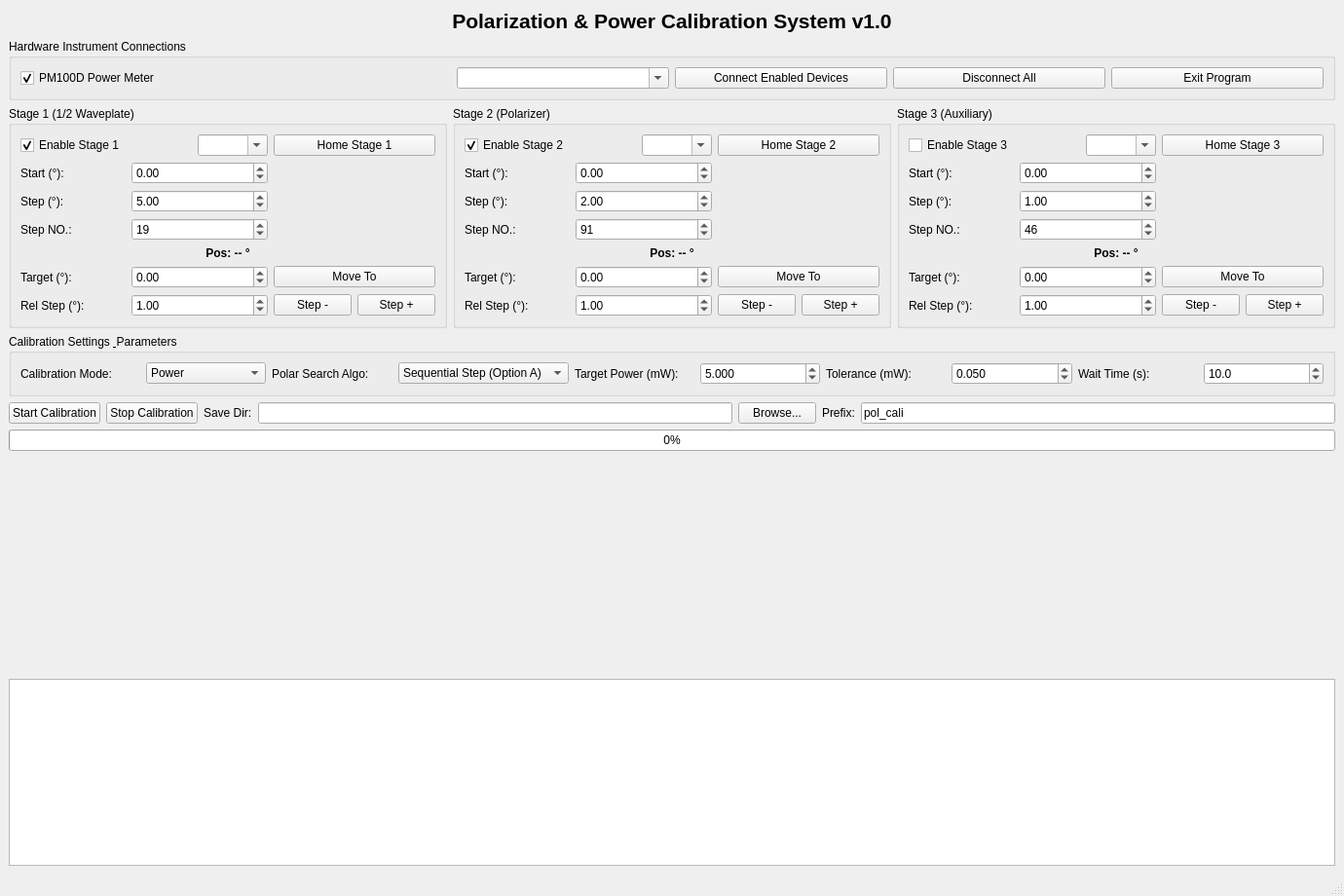
<?xml version="1.0" encoding="UTF-8"?>
<ui version="4.0">
 <class>MainWindow</class>
 <widget class="QMainWindow" name="MainWindow">
  <property name="geometry">
   <rect>
    <x>0</x>
    <y>0</y>
    <width>1380</width>
    <height>920</height>
   </rect>
  </property>
  <property name="windowTitle">
   <string>Polarization &amp; Power Calibration System v1.0</string>
  </property>
  <widget class="QWidget" name="centralwidget">
   <layout class="QVBoxLayout" name="mainLayout">
    <item>
     <widget class="QLabel" name="lbl_title">
      <property name="font">
       <font>
        <pointsize>16</pointsize>
        <bold>true</bold>
       </font>
      </property>
      <property name="text">
       <string>Polarization &amp; Power Calibration System v1.0</string>
      </property>
      <property name="alignment">
       <set>Qt::AlignCenter</set>
      </property>
     </widget>
    </item>

    <!-- Top Unified Instrument Connection Panel -->
    <item>
     <widget class="QGroupBox" name="grp_pm100d">
      <property name="title">
       <string>Hardware Instrument Connections</string>
      </property>
      <layout class="QHBoxLayout" name="layout_pm100d">
       <item>
        <widget class="QCheckBox" name="chk_pm100d_enable">
         <property name="text">
          <string>PM100D Power Meter</string>
         </property>
         <property name="checked">
          <bool>true</bool>
         </property>
        </widget>
       </item>
       <item>
        <widget class="LedIndicator" name="led_pm100d" native="true"/>
       </item>
       <item>
        <widget class="QComboBox" name="combo_pm100d_res">
         <property name="editable">
          <bool>true</bool>
         </property>
        </widget>
       </item>
       <item>
        <widget class="QPushButton" name="btn_connect_all">
         <property name="text">
          <string>Connect Enabled Devices</string>
         </property>
        </widget>
       </item>
       <item>
        <widget class="QPushButton" name="btn_disconnect_all">
         <property name="text">
          <string>Disconnect All</string>
         </property>
        </widget>
       </item>
       <item>
        <widget class="QPushButton" name="btn_exit">
         <property name="text">
          <string>Exit Program</string>
         </property>
        </widget>
       </item>
      </layout>
     </widget>
    </item>

    <!-- Side-by-Side 3 Stage Boxes Layout (Left to Right) -->
    <item>
     <layout class="QHBoxLayout" name="layout_three_stages">
      
      <!-- Stage 1 GroupBox (Left) -->
      <item>
       <widget class="QGroupBox" name="grp_stage1">
        <property name="title">
         <string>Stage 1 (1/2 Waveplate)</string>
        </property>
        <layout class="QGridLayout" name="grid_s1">
         <item row="0" column="0">
          <widget class="QCheckBox" name="chk_stage1_enable">
           <property name="text">
            <string>Enable Stage 1</string>
           </property>
           <property name="checked">
            <bool>true</bool>
           </property>
          </widget>
         </item>
         <item row="0" column="1">
          <widget class="LedIndicator" name="led_stage1" native="true"/>
         </item>
         <item row="0" column="2">
          <widget class="QComboBox" name="combo_stage1_serial">
           <property name="editable">
            <bool>true</bool>
           </property>
          </widget>
         </item>
         <item row="0" column="3" colspan="2">
          <widget class="QPushButton" name="btn_home_stage1">
           <property name="text">
            <string>Home Stage 1</string>
           </property>
          </widget>
         </item>

         <item row="1" column="0">
          <widget class="QLabel" name="lbl_s1_start">
           <property name="text">
            <string>Start (°):</string>
           </property>
          </widget>
         </item>
         <item row="1" column="1" colspan="2">
          <widget class="QDoubleSpinBox" name="spin_stage1_start">
           <property name="decimals">
            <number>2</number>
           </property>
           <property name="minimum">
            <double>-360.0</double>
           </property>
           <property name="maximum">
            <double>360.0</double>
           </property>
           <property name="value">
            <double>0.0</double>
           </property>
          </widget>
         </item>

         <item row="2" column="0">
          <widget class="QLabel" name="lbl_s1_step">
           <property name="text">
            <string>Step (°):</string>
           </property>
          </widget>
         </item>
         <item row="2" column="1" colspan="2">
          <widget class="QDoubleSpinBox" name="spin_stage1_step">
           <property name="decimals">
            <number>2</number>
           </property>
           <property name="minimum">
            <double>-360.0</double>
           </property>
           <property name="maximum">
            <double>360.0</double>
           </property>
           <property name="value">
            <double>5.0</double>
           </property>
          </widget>
         </item>

         <item row="3" column="0">
          <widget class="QLabel" name="lbl_s1_no">
           <property name="text">
            <string>Step NO.:</string>
           </property>
          </widget>
         </item>
         <item row="3" column="1" colspan="2">
          <widget class="QSpinBox" name="spin_stage1_no">
           <property name="minimum">
            <number>1</number>
           </property>
           <property name="maximum">
            <number>10000</number>
           </property>
           <property name="value">
            <number>19</number>
           </property>
          </widget>
         </item>

         <item row="4" column="0" colspan="5">
          <widget class="QLabel" name="lbl_stage1_pos">
           <property name="font">
            <font>
             <bold>true</bold>
            </font>
           </property>
           <property name="text">
            <string>Pos: -- °</string>
           </property>
           <property name="alignment">
            <set>Qt::AlignCenter</set>
           </property>
          </widget>
         </item>

         <item row="5" column="0">
          <widget class="QLabel" name="lbl_s1_goto">
           <property name="text">
            <string>Target (°):</string>
           </property>
          </widget>
         </item>
         <item row="5" column="1" colspan="2">
          <widget class="QDoubleSpinBox" name="spin_stage1_goto">
           <property name="decimals">
            <number>2</number>
           </property>
           <property name="minimum">
            <double>-360.0</double>
           </property>
           <property name="maximum">
            <double>360.0</double>
           </property>
          </widget>
         </item>
         <item row="5" column="3" colspan="2">
          <widget class="QPushButton" name="btn_stage1_goto">
           <property name="text">
            <string>Move To</string>
           </property>
          </widget>
         </item>

         <item row="6" column="0">
          <widget class="QLabel" name="lbl_s1_rel">
           <property name="text">
            <string>Rel Step (°):</string>
           </property>
          </widget>
         </item>
         <item row="6" column="1" colspan="2">
          <widget class="QDoubleSpinBox" name="spin_stage1_rel">
           <property name="decimals">
            <number>2</number>
           </property>
           <property name="value">
            <double>1.0</double>
           </property>
          </widget>
         </item>
         <item row="6" column="3">
          <widget class="QPushButton" name="btn_stage1_step_minus">
           <property name="text">
            <string>Step -</string>
           </property>
          </widget>
         </item>
         <item row="6" column="4">
          <widget class="QPushButton" name="btn_stage1_step_plus">
           <property name="text">
            <string>Step +</string>
           </property>
          </widget>
         </item>
        </layout>
       </widget>
      </item>

      <!-- Stage 2 GroupBox (Middle) -->
      <item>
       <widget class="QGroupBox" name="grp_stage2">
        <property name="title">
         <string>Stage 2 (Polarizer)</string>
        </property>
        <layout class="QGridLayout" name="grid_s2">
         <item row="0" column="0">
          <widget class="QCheckBox" name="chk_stage2_enable">
           <property name="text">
            <string>Enable Stage 2</string>
           </property>
           <property name="checked">
            <bool>true</bool>
           </property>
          </widget>
         </item>
         <item row="0" column="1">
          <widget class="LedIndicator" name="led_stage2" native="true"/>
         </item>
         <item row="0" column="2">
          <widget class="QComboBox" name="combo_stage2_serial">
           <property name="editable">
            <bool>true</bool>
           </property>
          </widget>
         </item>
         <item row="0" column="3" colspan="2">
          <widget class="QPushButton" name="btn_home_stage2">
           <property name="text">
            <string>Home Stage 2</string>
           </property>
          </widget>
         </item>

         <item row="1" column="0">
          <widget class="QLabel" name="lbl_s2_start">
           <property name="text">
            <string>Start (°):</string>
           </property>
          </widget>
         </item>
         <item row="1" column="1" colspan="2">
          <widget class="QDoubleSpinBox" name="spin_stage2_start">
           <property name="decimals">
            <number>2</number>
           </property>
           <property name="minimum">
            <double>-360.0</double>
           </property>
           <property name="maximum">
            <double>360.0</double>
           </property>
           <property name="value">
            <double>0.0</double>
           </property>
          </widget>
         </item>

         <item row="2" column="0">
          <widget class="QLabel" name="lbl_s2_step">
           <property name="text">
            <string>Step (°):</string>
           </property>
          </widget>
         </item>
         <item row="2" column="1" colspan="2">
          <widget class="QDoubleSpinBox" name="spin_stage2_step">
           <property name="decimals">
            <number>2</number>
           </property>
           <property name="minimum">
            <double>-360.0</double>
           </property>
           <property name="maximum">
            <double>360.0</double>
           </property>
           <property name="value">
            <double>2.0</double>
           </property>
          </widget>
         </item>

         <item row="3" column="0">
          <widget class="QLabel" name="lbl_s2_no">
           <property name="text">
            <string>Step NO.:</string>
           </property>
          </widget>
         </item>
         <item row="3" column="1" colspan="2">
          <widget class="QSpinBox" name="spin_stage2_no">
           <property name="minimum">
            <number>1</number>
           </property>
           <property name="maximum">
            <number>10000</number>
           </property>
           <property name="value">
            <number>91</number>
           </property>
          </widget>
         </item>

         <item row="4" column="0" colspan="5">
          <widget class="QLabel" name="lbl_stage2_pos">
           <property name="font">
            <font>
             <bold>true</bold>
            </font>
           </property>
           <property name="text">
            <string>Pos: -- °</string>
           </property>
           <property name="alignment">
            <set>Qt::AlignCenter</set>
           </property>
          </widget>
         </item>

         <item row="5" column="0">
          <widget class="QLabel" name="lbl_s2_goto">
           <property name="text">
            <string>Target (°):</string>
           </property>
          </widget>
         </item>
         <item row="5" column="1" colspan="2">
          <widget class="QDoubleSpinBox" name="spin_stage2_goto">
           <property name="decimals">
            <number>2</number>
           </property>
           <property name="minimum">
            <double>-360.0</double>
           </property>
           <property name="maximum">
            <double>360.0</double>
           </property>
          </widget>
         </item>
         <item row="5" column="3" colspan="2">
          <widget class="QPushButton" name="btn_stage2_goto">
           <property name="text">
            <string>Move To</string>
           </property>
          </widget>
         </item>

         <item row="6" column="0">
          <widget class="QLabel" name="lbl_s2_rel">
           <property name="text">
            <string>Rel Step (°):</string>
           </property>
          </widget>
         </item>
         <item row="6" column="1" colspan="2">
          <widget class="QDoubleSpinBox" name="spin_stage2_rel">
           <property name="decimals">
            <number>2</number>
           </property>
           <property name="value">
            <double>1.0</double>
           </property>
          </widget>
         </item>
         <item row="6" column="3">
          <widget class="QPushButton" name="btn_stage2_step_minus">
           <property name="text">
            <string>Step -</string>
           </property>
          </widget>
         </item>
         <item row="6" column="4">
          <widget class="QPushButton" name="btn_stage2_step_plus">
           <property name="text">
            <string>Step +</string>
           </property>
          </widget>
         </item>
        </layout>
       </widget>
      </item>

      <!-- Stage 3 GroupBox (Right) -->
      <item>
       <widget class="QGroupBox" name="grp_stage3">
        <property name="title">
         <string>Stage 3 (Auxiliary)</string>
        </property>
        <layout class="QGridLayout" name="grid_s3">
         <item row="0" column="0">
          <widget class="QCheckBox" name="chk_stage3_enable">
           <property name="text">
            <string>Enable Stage 3</string>
           </property>
           <property name="checked">
            <bool>false</bool>
           </property>
          </widget>
         </item>
         <item row="0" column="1">
          <widget class="LedIndicator" name="led_stage3" native="true"/>
         </item>
         <item row="0" column="2">
          <widget class="QComboBox" name="combo_stage3_serial">
           <property name="editable">
            <bool>true</bool>
           </property>
          </widget>
         </item>
         <item row="0" column="3" colspan="2">
          <widget class="QPushButton" name="btn_home_stage3">
           <property name="text">
            <string>Home Stage 3</string>
           </property>
          </widget>
         </item>

         <item row="1" column="0">
          <widget class="QLabel" name="lbl_s3_start">
           <property name="text">
            <string>Start (°):</string>
           </property>
          </widget>
         </item>
         <item row="1" column="1" colspan="2">
          <widget class="QDoubleSpinBox" name="spin_stage3_start">
           <property name="decimals">
            <number>2</number>
           </property>
           <property name="minimum">
            <double>-360.0</double>
           </property>
           <property name="maximum">
            <double>360.0</double>
           </property>
           <property name="value">
            <double>0.0</double>
           </property>
          </widget>
         </item>

         <item row="2" column="0">
          <widget class="QLabel" name="lbl_s3_step">
           <property name="text">
            <string>Step (°):</string>
           </property>
          </widget>
         </item>
         <item row="2" column="1" colspan="2">
          <widget class="QDoubleSpinBox" name="spin_stage3_step">
           <property name="decimals">
            <number>2</number>
           </property>
           <property name="minimum">
            <double>-360.0</double>
           </property>
           <property name="maximum">
            <double>360.0</double>
           </property>
           <property name="value">
            <double>1.0</double>
           </property>
          </widget>
         </item>

         <item row="3" column="0">
          <widget class="QLabel" name="lbl_s3_no">
           <property name="text">
            <string>Step NO.:</string>
           </property>
          </widget>
         </item>
         <item row="3" column="1" colspan="2">
          <widget class="QSpinBox" name="spin_stage3_no">
           <property name="minimum">
            <number>1</number>
           </property>
           <property name="maximum">
            <number>10000</number>
           </property>
           <property name="value">
            <number>46</number>
           </property>
          </widget>
         </item>

         <item row="4" column="0" colspan="5">
          <widget class="QLabel" name="lbl_stage3_pos">
           <property name="font">
            <font>
             <bold>true</bold>
            </font>
           </property>
           <property name="text">
            <string>Pos: -- °</string>
           </property>
           <property name="alignment">
            <set>Qt::AlignCenter</set>
           </property>
          </widget>
         </item>

         <item row="5" column="0">
          <widget class="QLabel" name="lbl_s3_goto">
           <property name="text">
            <string>Target (°):</string>
           </property>
          </widget>
         </item>
         <item row="5" column="1" colspan="2">
          <widget class="QDoubleSpinBox" name="spin_stage3_goto">
           <property name="decimals">
            <number>2</number>
           </property>
           <property name="minimum">
            <double>-360.0</double>
           </property>
           <property name="maximum">
            <double>360.0</double>
           </property>
          </widget>
         </item>
         <item row="5" column="3" colspan="2">
          <widget class="QPushButton" name="btn_stage3_goto">
           <property name="text">
            <string>Move To</string>
           </property>
          </widget>
         </item>

         <item row="6" column="0">
          <widget class="QLabel" name="lbl_s3_rel">
           <property name="text">
            <string>Rel Step (°):</string>
           </property>
          </widget>
         </item>
         <item row="6" column="1" colspan="2">
          <widget class="QDoubleSpinBox" name="spin_stage3_rel">
           <property name="decimals">
            <number>2</number>
           </property>
           <property name="value">
            <double>1.0</double>
           </property>
          </widget>
         </item>
         <item row="6" column="3">
          <widget class="QPushButton" name="btn_stage3_step_minus">
           <property name="text">
            <string>Step -</string>
           </property>
          </widget>
         </item>
         <item row="6" column="4">
          <widget class="QPushButton" name="btn_stage3_step_plus">
           <property name="text">
            <string>Step +</string>
           </property>
          </widget>
         </item>
        </layout>
       </widget>
      </item>

     </layout>
    </item>

    <!-- Calibration Config Panel -->
    <item>
     <widget class="QGroupBox" name="grp_config">
      <property name="title">
       <string>Calibration Settings &amp; Parameters</string>
      </property>
      <layout class="QGridLayout" name="grid_config">
       <item row="0" column="0">
        <widget class="QLabel" name="lbl_scan_mode">
         <property name="text">
          <string>Calibration Mode:</string>
         </property>
        </widget>
       </item>
       <item row="0" column="1">
        <widget class="QComboBox" name="combo_scan_mode">
         <item>
          <property name="text">
           <string>Power</string>
          </property>
         </item>
         <item>
          <property name="text">
           <string>Polarization</string>
          </property>
         </item>
        </widget>
       </item>
       <item row="0" column="2">
        <widget class="QLabel" name="lbl_polar_search">
         <property name="text">
          <string>Polar Search Algo:</string>
         </property>
        </widget>
       </item>
       <item row="0" column="3">
        <widget class="QComboBox" name="combo_polar_search">
         <item>
          <property name="text">
           <string>Sequential Step (Option A)</string>
          </property>
         </item>
         <item>
          <property name="text">
           <string>Binary Search (Option B)</string>
          </property>
         </item>
        </widget>
       </item>
       <item row="0" column="4">
        <widget class="QLabel" name="lbl_target_power">
         <property name="text">
          <string>Target Power (mW):</string>
         </property>
        </widget>
       </item>
       <item row="0" column="5">
        <widget class="QDoubleSpinBox" name="spin_target_power">
         <property name="decimals">
          <number>3</number>
         </property>
         <property name="maximum">
          <double>10000.000000000000000</double>
         </property>
         <property name="value">
          <double>5.000000000000000</double>
         </property>
        </widget>
       </item>
       <item row="0" column="6">
        <widget class="QLabel" name="lbl_power_tol">
         <property name="text">
          <string>Tolerance (mW):</string>
         </property>
        </widget>
       </item>
       <item row="0" column="7">
        <widget class="QDoubleSpinBox" name="spin_power_tol">
         <property name="decimals">
          <number>3</number>
         </property>
         <property name="maximum">
          <double>100.000000000000000</double>
         </property>
         <property name="value">
          <double>0.050000000000000</double>
         </property>
        </widget>
       </item>
       <item row="0" column="8">
        <widget class="QLabel" name="lbl_wait_time">
         <property name="text">
          <string>Wait Time (s):</string>
         </property>
        </widget>
       </item>
       <item row="0" column="9">
        <widget class="QDoubleSpinBox" name="spin_wait_time">
         <property name="decimals">
          <number>1</number>
         </property>
         <property name="maximum">
          <double>3600.000000000000000</double>
         </property>
         <property name="value">
          <double>10.000000000000000</double>
         </property>
        </widget>
       </item>
      </layout>
     </widget>
    </item>

    <!-- Run Controls & Save Directory -->
    <item>
     <layout class="QHBoxLayout" name="layout_run">
      <item>
       <widget class="QPushButton" name="btn_start_scan">
        <property name="text">
         <string>Start Calibration</string>
        </property>
       </widget>
      </item>
      <item>
       <widget class="QPushButton" name="btn_stop_scan">
        <property name="text">
         <string>Stop Calibration</string>
        </property>
       </widget>
      </item>
      <item>
       <widget class="QLabel" name="lbl_save_dir">
        <property name="text">
         <string>Save Dir:</string>
        </property>
       </widget>
      </item>
      <item>
       <widget class="QLineEdit" name="line_save_dir"/>
      </item>
      <item>
       <widget class="QPushButton" name="btn_browse_dir">
        <property name="text">
         <string>Browse...</string>
        </property>
       </widget>
      </item>
      <item>
       <widget class="QLabel" name="lbl_file_prefix">
        <property name="text">
         <string>Prefix:</string>
        </property>
       </widget>
      </item>
      <item>
       <widget class="QLineEdit" name="line_file_prefix">
        <property name="text">
         <string>pol_cali</string>
        </property>
       </widget>
      </item>
     </layout>
    </item>

    <item>
     <widget class="QProgressBar" name="progress_bar">
      <property name="value">
       <number>0</number>
      </property>
     </widget>
    </item>

    <item>
     <widget class="PlotWidget" name="powerChart" native="true">
      <property name="sizePolicy">
       <sizepolicy hsizetype="Expanding" vsizetype="Expanding">
        <horstretch>0</horstretch>
        <verstretch>1</verstretch>
       </sizepolicy>
      </property>
     </widget>
    </item>

    <item>
     <widget class="QTextEdit" name="txt_log">
      <property name="sizePolicy">
       <sizepolicy hsizetype="Expanding" vsizetype="Preferred">
        <horstretch>0</horstretch>
        <verstretch>0</verstretch>
       </sizepolicy>
      </property>
      <property name="maximumHeight">
       <number>120</number>
      </property>
      <property name="readOnly">
       <bool>true</bool>
      </property>
     </widget>
    </item>

   </layout>
  </widget>
  <widget class="QStatusBar" name="statusbar"/>
 </widget>
 <customwidgets>
  <customwidget>
   <class>PlotWidget</class>
   <extends>QWidget</extends>
   <header>plotwidget.h</header>
   <container>1</container>
  </customwidget>
  <customwidget>
   <class>LedIndicator</class>
   <extends>QWidget</extends>
   <header>MyWidget</header>
   <container>1</container>
  </customwidget>
 </customwidgets>
 <resources/>
 <connections/>
</ui>
